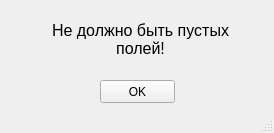
<?xml version="1.0" encoding="UTF-8"?>
<ui version="4.0">
 <class>MainWindow</class>
 <widget class="QMainWindow" name="MainWindow">
  <property name="geometry">
   <rect>
    <x>0</x>
    <y>0</y>
    <width>274</width>
    <height>133</height>
   </rect>
  </property>
  <property name="windowTitle">
   <string>Ошибка</string>
  </property>
  <property name="windowIcon">
   <iconset>
    <normaloff>../../../../../307313.png</normaloff>../../../../../307313.png</iconset>
  </property>
  <widget class="QWidget" name="centralwidget">
   <widget class="QPushButton" name="Ok_Button">
    <property name="geometry">
     <rect>
      <x>100</x>
      <y>80</y>
      <width>75</width>
      <height>23</height>
     </rect>
    </property>
    <property name="text">
     <string>OK</string>
    </property>
   </widget>
   <widget class="QLabel" name="label">
    <property name="geometry">
     <rect>
      <x>50</x>
      <y>9</y>
      <width>181</width>
      <height>61</height>
     </rect>
    </property>
    <property name="font">
     <font>
      <pointsize>12</pointsize>
     </font>
    </property>
    <property name="text">
     <string>Не должно быть пустых полей!</string>
    </property>
    <property name="alignment">
     <set>Qt::AlignCenter</set>
    </property>
    <property name="wordWrap">
     <bool>true</bool>
    </property>
   </widget>
  </widget>
  <widget class="QMenuBar" name="menubar">
   <property name="geometry">
    <rect>
     <x>0</x>
     <y>0</y>
     <width>274</width>
     <height>21</height>
    </rect>
   </property>
  </widget>
  <widget class="QStatusBar" name="statusbar"/>
 </widget>
 <resources/>
 <connections/>
</ui>
